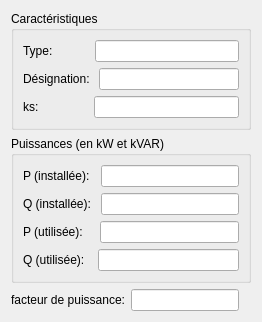
     <widget class="QWidget" name="tabTableau">
      <attribute name="title">
       <string>Tableau</string>
      </attribute>
      <layout class="QVBoxLayout" name="verticalLayout">
       <item>
        <widget class="QGroupBox" name="groupBox">
         <property name="title">
          <string>Caractéristiques</string>
         </property>
         <layout class="QGridLayout" name="gridLayout">
          <item row="0" column="0">
           <layout class="QHBoxLayout" name="horizontalLayout">
            <property name="spacing">
             <number>39</number>
            </property>
            <item>
             <widget class="QLabel" name="label">
              <property name="text">
               <string>Type: </string>
              </property>
             </widget>
            </item>
            <item>
             <widget class="QLineEdit" name="lineEditTypeTab">
              <property name="alignment">
               <set>Qt::AlignRight|Qt::AlignTrailing|Qt::AlignVCenter</set>
              </property>
              <property name="readOnly">
               <bool>true</bool>
              </property>
             </widget>
            </item>
           </layout>
          </item>
          <item row="1" column="0">
           <layout class="QHBoxLayout" name="horizontalLayout_2">
            <item>
             <widget class="QLabel" name="label_2">
              <property name="text">
               <string>Désignation: </string>
              </property>
             </widget>
            </item>
            <item>
             <widget class="QLineEdit" name="lineEditDesignationTab">
              <property name="alignment">
               <set>Qt::AlignRight|Qt::AlignTrailing|Qt::AlignVCenter</set>
              </property>
              <property name="readOnly">
               <bool>true</bool>
              </property>
             </widget>
            </item>
           </layout>
          </item>
          <item row="2" column="0">
           <layout class="QHBoxLayout" name="horizontalLayout_3">
            <property name="spacing">
             <number>52</number>
            </property>
            <item>
             <widget class="QLabel" name="label_3">
              <property name="text">
               <string>ks: </string>
              </property>
             </widget>
            </item>
            <item>
             <widget class="QLineEdit" name="lineEditKs">
              <property name="alignment">
               <set>Qt::AlignRight|Qt::AlignTrailing|Qt::AlignVCenter</set>
              </property>
              <property name="readOnly">
               <bool>true</bool>
              </property>
             </widget>
            </item>
           </layout>
          </item>
         </layout>
        </widget>
       </item>
       <item>
        <widget class="QGroupBox" name="groupBox_2">
         <property name="title">
          <string>Puissances (en kW et kVAR)</string>
         </property>
         <layout class="QGridLayout" name="gridLayout_2">
          <item row="0" column="0">
           <layout class="QHBoxLayout" name="horizontalLayout_4">
            <property name="spacing">
             <number>8</number>
            </property>
            <item>
             <widget class="QLabel" name="label_4">
              <property name="text">
               <string>P (installée): </string>
              </property>
             </widget>
            </item>
            <item>
             <widget class="QLineEdit" name="lineEditPInstalleeTab">
              <property name="alignment">
               <set>Qt::AlignRight|Qt::AlignTrailing|Qt::AlignVCenter</set>
              </property>
              <property name="readOnly">
               <bool>true</bool>
              </property>
             </widget>
            </item>
           </layout>
          </item>
          <item row="1" column="0">
           <layout class="QHBoxLayout" name="horizontalLayout_5">
            <item>
             <widget class="QLabel" name="label_5">
              <property name="text">
               <string>Q (installée): </string>
              </property>
             </widget>
            </item>
            <item>
             <widget class="QLineEdit" name="lineEditQInstalleeTab">
              <property name="alignment">
               <set>Qt::AlignRight|Qt::AlignTrailing|Qt::AlignVCenter</set>
              </property>
              <property name="readOnly">
               <bool>true</bool>
              </property>
             </widget>
            </item>
           </layout>
          </item>
          <item row="2" column="0">
           <layout class="QHBoxLayout" name="horizontalLayout_6">
            <property name="spacing">
             <number>13</number>
            </property>
            <item>
             <widget class="QLabel" name="label_6">
              <property name="text">
               <string>P (utilisée): </string>
              </property>
             </widget>
            </item>
            <item>
             <widget class="QLineEdit" name="lineEditPUtiliseeTab">
              <property name="alignment">
               <set>Qt::AlignRight|Qt::AlignTrailing|Qt::AlignVCenter</set>
              </property>
              <property name="readOnly">
               <bool>true</bool>
              </property>
             </widget>
            </item>
           </layout>
          </item>
          <item row="3" column="0">
           <layout class="QHBoxLayout" name="horizontalLayout_7">
            <property name="spacing">
             <number>10</number>
            </property>
            <item>
             <widget class="QLabel" name="label_7">
              <property name="text">
               <string>Q (utilisée): </string>
              </property>
             </widget>
            </item>
            <item>
             <widget class="QLineEdit" name="lineEditQUtiliseeTab">
              <property name="alignment">
               <set>Qt::AlignRight|Qt::AlignTrailing|Qt::AlignVCenter</set>
              </property>
              <property name="readOnly">
               <bool>true</bool>
              </property>
             </widget>
            </item>
           </layout>
          </item>
         </layout>
        </widget>
       </item>
       <item>
        <layout class="QHBoxLayout" name="horizontalLayout_9">
         <property name="rightMargin">
          <number>12</number>
         </property>
         <item>
          <widget class="QLabel" name="label_9">
           <property name="text">
            <string>facteur de puissance:</string>
           </property>
          </widget>
         </item>
         <item>
          <widget class="QLineEdit" name="lineEditCosTab">
           <property name="alignment">
            <set>Qt::AlignRight|Qt::AlignTrailing|Qt::AlignVCenter</set>
           </property>
           <property name="readOnly">
            <bool>true</bool>
           </property>
          </widget>
         </item>
        </layout>
       </item>
      </layout>
     </widget>
